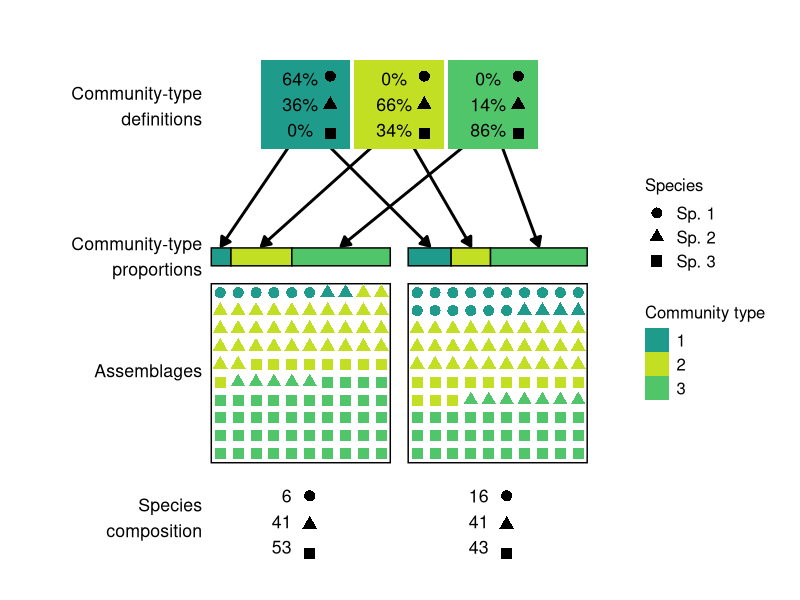
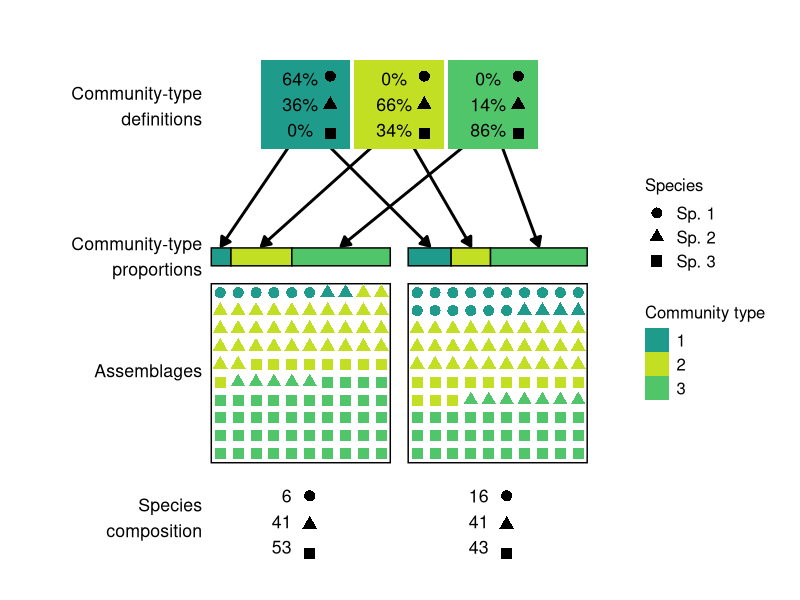

Recreate these plots in R, in order.
library(tidyverse)

N = 10^2
N_topics = 3
N_docs = 2
N_species = 3
alpha = 2
alpha_beta = .2

# From the 4-class PuOr palette on Colorbrewer2.org
colors = c('#e66101','#fdb863','#b2abd2','#5e3c99')[c(3, 1, 2)]
colors = viridis::viridis(12)[c(7, 11, 9)]


set.seed(21)
beta = matrix(c(0.64, 0.36, 0,
                0, 0.66, 0.34,
                0, .14, .86),
              N_topics, N_species, byrow = TRUE)

set.seed(1)
thetas = list(c(.11, .45, .44),
              c(.24, .46, .30))

zs = thetas %>%
  map(~sample.int(n = N_topics, size = N, prob = .x, replace = TRUE))


pick_species = function(z){
  map_dbl(z, ~sample.int(n = N_species, size = 1, prob = beta[.x, ]))
}

assemblages = map(zs, pick_species)

get_xmin = function(doc){
  (doc - 1) * (sqrt(N) + 1)
}

labels = round(beta * 100) %>%
  apply(1, list) %>%
  flatten() %>%
  map(~paste(.x, "%  ", sep = "")) %>%
  map(paste, collapse = "\n") %>%
  flatten_chr()

output = transpose(.l = list(doc = 1:N_docs,
                             z = zs,
                             word = assemblages)) %>%
  map(as_data_frame) %>%
  bind_rows() %>%
  arrange(doc, z, word) %>%
  group_by(doc) %>%
  mutate(x = get_xmin(doc) + rep(1:sqrt(N), sqrt(N)),
         y = rep(sqrt(N):1, each = sqrt(N)))

rects = data_frame(
  xmin = get_xmin(seq_len(N_docs)) + .5,
  xmax = get_xmin(seq_len(N_docs)) + sqrt(N) + .5,
  ymin = rep(.5, 2),
  ymax = rep(.5 + sqrt(N), 2),
  fill = factor(1, levels = 1:N_topics),
  alpha = 0)

proportion_rects = lapply(1:N_docs,
                          function(i) {
                            data_frame(xmin = rects$xmin[i] +
                                         c(0, thetas[[i]][-N_topics]) * sqrt(N),
                                       xmax = c(xmin[-1], rects$xmax[[i]]),
                                       ymin = sqrt(N) + 1.5,
                                       ymax = sqrt(N) + 2.5,
                                       fill = factor(1:N_topics),
                                       alpha = 1)
                          }) %>%
  bind_rows()


topic_positions = seq(min(rects$xmin), max(rects$xmax), length = N_topics + 2)
topic_positions = topic_positions[-c(1, length(topic_positions))]


arrows = data_frame(
  x = rep(topic_positions, times = N_docs),
  y = max(proportion_rects$ymax) + 7,
  xend = (proportion_rects$xmin + proportion_rects$xmax) / 2,
  yend = .1 + max(proportion_rects$ymax),
  size = 1
)

counts = output %>%
  group_by(doc, word) %>%
  summarize(n = n()) %>%
  group_by(doc) %>%
  summarize(counts = paste0(n, collapse = "\n"))

composition_x = sqrt(N) * seq(0.5, N_docs - .5) + seq_len(N_docs)

left_labels = tribble(
  ~label,                  ~y,
  "Community-type\ndefinitions",    max(arrows$y) + 2,
  "Community-type\nproportions",    min(arrows$yend) + 0.5,
  "Assemblages",           sqrt(N)/2 + 1,
  "Species\ncomposition",   -1.5
)
point_size = 3.4

basic_plot = ggplot() +
  geom_segment(data = arrows,
               aes(x = x, y = y, xend = xend, yend = yend),
               arrow = arrow(type = "closed", length = unit(.1, "inches")),
               size = 1) +
  geom_rect(data = bind_rows(rects, proportion_rects),
            aes(xmin = xmin, xmax = xmax,
                ymin = ymin, ymax = ymax, fill = fill, alpha = alpha),
            color = "black") +
  geom_tile(data = arrows[1:N_topics, ],
            aes(x = x, y = y + 1, height = sqrt(N) / 2, width = sqrt(N) / 2,
                fill = factor(1:N_topics))) +
  geom_point(data = output,
             aes(x = x,
                 y = y,
                 color = factor(z),
                 shape = factor(word)),
             size = point_size) +
  geom_point(aes(x = rep(composition_x, each = N_species),
                 shape = rep(factor(1:N_species), N_docs),
                 y = rep(0.25 - 1.6 * (1:N_species), N_docs)),
             size = point_size) +
  geom_point(aes(x = rep(unique(arrows$x) + 1.4, each = N_topics),
                 y = rep(max(arrows$y) + 4.2 - 1.6 * (1:N_species), N_topics),
                 shape = rep(factor(1:N_species), N_topics)),
             size = point_size)

styled_plot = basic_plot +
  scale_shape_discrete("Species", labels = paste("Sp.", 1:N_species)) +
  scale_color_manual(values = colors, guide = FALSE) +
  scale_alpha_continuous(range = c(0, 1), guide = FALSE) +
  scale_fill_manual("Community type", values = colors) +
  theme(axis.text = element_blank(), axis.ticks = element_blank(),
        panel.background = element_blank()) +
  coord_equal(xlim = c(-7, (sqrt(N) + 1) * N_docs),
              ylim = c(-4, max(arrows$y) + sqrt(N) / 2)) +
  xlab("") +
  ylab("") +
  theme(legend.title = element_text(size = 12),
        legend.text = element_text(size = 12))

final_plot = styled_plot +
  geom_text(data = arrows[1:N_topics, ],
            aes(x = x, y = y + 1, label = labels),
            size = 4.5) +
  geom_text(data = left_labels, aes(x = 0, y = y, label = label),
            size = 4.5, hjust = "right", vjust = "top") +
  geom_text(aes(x = composition_x - 1,
                y = -1, label = counts$counts),
            size = 4.5, vjust = 1, hjust = 1)


final_plot
ggsave("explanatory.pdf", width = 7, height = 6)
